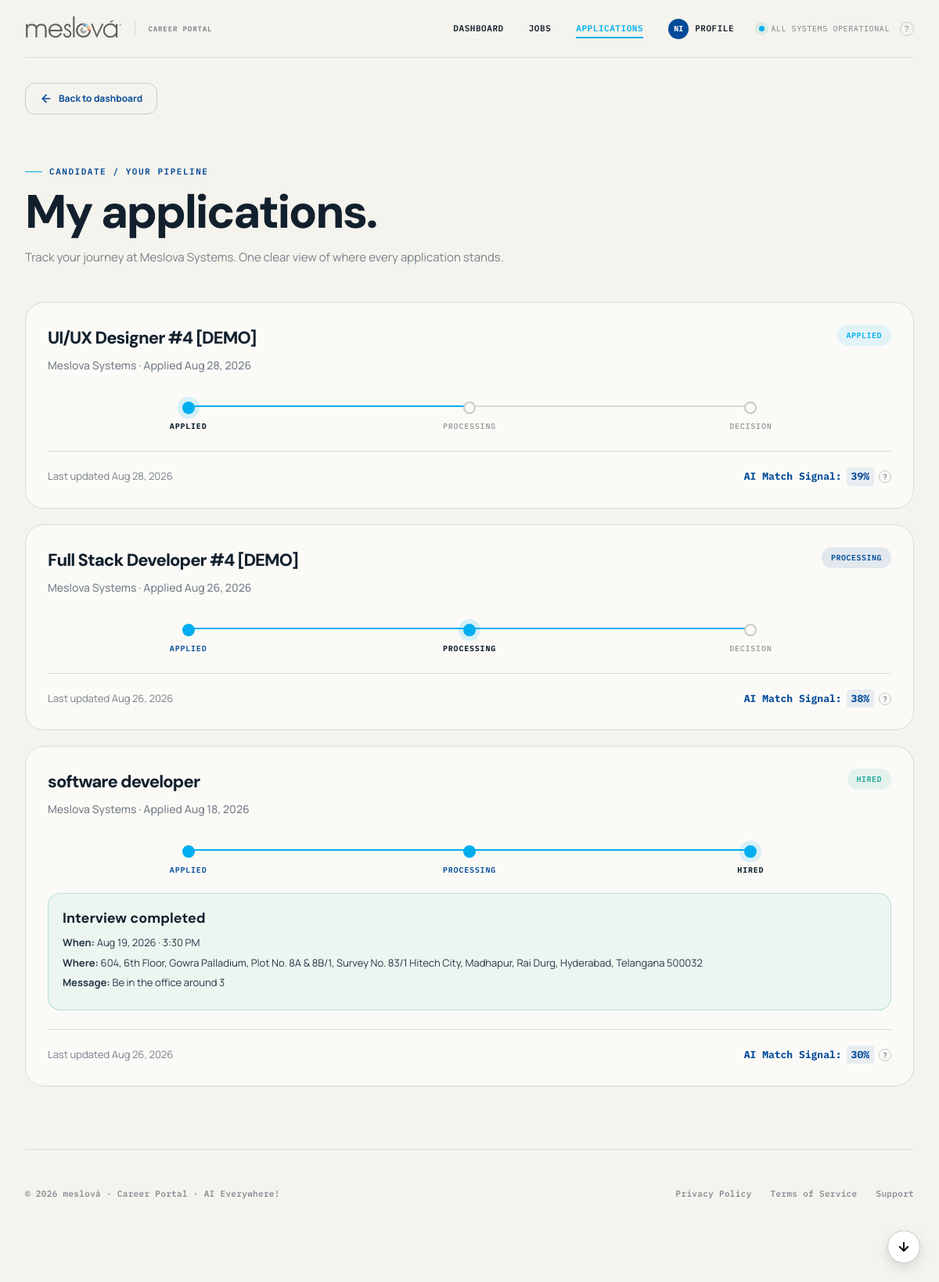
The page /candidate/applications/ (signed in) on the database its author committed.
### screening/models.py (models this page shows, shortened)
class Application(models.Model):
    STATUS_CHOICES = (
        ('applied', 'Applied'),
        ('processing', 'Processing'),
        ('rejected', 'Rejected'),
        ('hired', 'Hired'),
    )
    job = models.ForeignKey(Job, on_delete=models.CASCADE, related_name='applications')
    candidate = models.ForeignKey(UserProfile, on_delete=models.CASCADE, related_name='applications')
    resume = models.FileField(upload_to='application_resumes/')
    cover_letter = models.TextField(blank=True, null=True)
    match_score = models.FloatField(default=0.0)
    match_details = models.JSONField(blank=True, null=True)
    status = models.CharField(max_length=30, choices=STATUS_CHOICES, default='applied')
    applied_at = models.DateTimeField(auto_now_add=True)
    updated_at = models.DateTimeField(auto_now=True)

class Job(models.Model):
    STATUS_CHOICES = (
        ('open', 'Open'),
        ('closed', 'Closed'),
    )
    title = models.CharField(max_length=255)
    company = models.CharField(max_length=255)
    description = models.TextField()
    requirements = models.TextField(help_text="Key skills and requirements for matcher pipeline")
    location = models.CharField(max_length=255, blank=True, null=True)
    salary_range = models.CharField(max_length=100, blank=True, null=True)
    posted_by = models.ForeignKey(User, on_delete=models.CASCADE, related_name='posted_jobs')
    status = models.CharField(max_length=20, choices=STATUS_CHOICES, default='open')
    created_at = models.DateTimeField(auto_now_add=True)
    is_demo = models.BooleanField(default=False)

class Interview(models.Model):
    STATUS_CHOICES = (
        ('scheduled', 'Scheduled'),
        ('completed', 'Completed'),
        ('cancelled', 'Cancelled'),
    )
    application = models.ForeignKey(Application, on_delete=models.CASCADE, related_name='interviews')
    scheduled_at = models.DateTimeField()
    location = models.CharField(max_length=255, help_text="Meeting link or physical address")
    notes = models.TextField(blank=True, null=True)
    status = models.CharField(max_length=20, choices=STATUS_CHOICES, default='scheduled')
    created_at = models.DateTimeField(auto_now_add=True)

### screening/views.py (the view)
# urls.py: path("candidate/applications/", views.my_applications, name="my_applications"),
def my_applications(request): # shows the candidate's applications, newest first.
    denial = _require_role(request, 'candidate')
    if denial:
        return denial
    applications = Application.objects.filter(candidate=request.user.profile).select_related('job').prefetch_related('interviews').order_by('-applied_at')
    return render(request, 'screening/my_applications.html', {'applications': applications})

### screening/models.py (called while the page is built)
    def get_completion_percentage(self):
        score = 40
        if self.role == 'hr':
            if self.company_name: score += 20
            if self.department: score += 20
            if self.profile_picture: score += 20
        else:
            if self.headline: score += 15
            if self.skills: score += 15
            if self.resume: score += 15
            if self.employment.exists(): score += 15
        return min(score, 100)

### screening/views.py (called while the page is built)
def _require_role(request, role):
    if not request.user.is_authenticated:
        return redirect('login')
    try:
        if request.user.profile.role != role:
            return redirect('candidate_dashboard' if role == 'hr' else 'hr_dashboard')
    except UserProfile.DoesNotExist:
        return redirect('landing')
    return None

### screening/templates/screening/my_applications.html (shortened to what this page needs)
{% extends "screening/base.html" %}
{% block content %}
<a href="{% url 'candidate_dashboard' %}" class="btn-back">
  <svg viewBox="0 0 24 24" fill="none" stroke="currentColor" stroke-width="2.5" stroke-linecap="round" stroke-linejoin="round"><line x1="19" y1="12" x2="5" y2="12"></line><polyline points="12 19 5 12 12 5"></polyline></svg>
  Back to dashboard
</a>
<section class="page-head">
  <span class="eyebrow">Candidate / Your pipeline</span>
  <h1>My applications.</h1>
  <p>Track your journey at Meslova Systems. One clear view of where every application stands.</p>
</section>
{% if applications %}
  <div class="application-list">
    {% for application in applications %}
      <article class="application-card">
        <div class="card-top">
          <div>
            <h2><a href="{% url 'candidate_application_detail' application.id %}" style="color:inherit; text-decoration:none;">{{ application.job.title }}</a></h2>
            <div class="company">Meslova Systems &middot; Applied {{ application.applied_at|date:"M d, Y" }}</div>
          </div>
          <span class="status status-{{ application.status }}">{{ application.get_status_display }}</span>
        </div>
        {% with current=application.status %}
          <div class="timeline">
            <div class="step done {% if current == 'applied' %}current{% endif %}">Applied</div>
            <div class="step {% if current == 'processing' or current == 'hired' or current == 'rejected' %}done{% endif %} {% if current == 'processing' %}current{% endif %}">Processing</div>
            <div class="step {% if current == 'hired' or current == 'rejected' %}done current{% endif %}">
              {% if current == 'rejected' %}Rejected{% elif current == 'hired' %}Hired{% else %}Decision{% endif %}
            </div>
          </div>
        {% endwith %}
        {% for interview in application.interviews.all %}
          <div class="interview-card interview-{{ interview.status }}">
            <h3>Interview {{ interview.get_status_display|lower }}</h3>
            <p><strong>When:</strong> {{ interview.scheduled_at|date:"M d, Y · g:i A" }}</p>
            <p><strong>Where:</strong> {{ interview.location }}</p>
            {% if interview.notes %}<p><strong>Message:</strong> {{ interview.notes }}</p>{% endif %}
          </div>
        {% endfor %}
        <div class="application-footer">
          <span>Last updated {{ application.updated_at|date:"M d, Y" }}</span>
          <div class="score">
            AI Match Signal: <span class="score-badge">{{ application.match_score|floatformat:0 }}%</span>
            <span class="score-info" title="An automated estimate of how closely your resume matches this role's requirements - skills, experience, and education. It's one signal among several the recruiter considers, not a pass/fail grade.">?</span>
          </div>
        </div>
      </article>
    {% endfor %}
  </div>
{% else %}
  <div class="empty">
    <h3>No applications yet.</h3>
    <p>Find a role that fits and your progress will be tracked here.</p>
    <a class="btn" href="{% url 'browse_jobs' %}">Browse open jobs &rarr;</a>
  </div>
{% endif %}
{% endblock %}

### screening/templates/screening/base.html (shortened to what this page needs)
<!DOCTYPE html>
<html lang="en">
<head>
</head>
<body>
<div class="site-shell {% if request.resolver_match.url_name == 'login' or request.resolver_match.url_name == 'register' or 'password_reset' in request.resolver_match.url_name %}auth-shell{% endif %}">
<div class="wrap">
  {% if request.resolver_match.url_name != 'login' and request.resolver_match.url_name != 'register' and 'password_reset' not in request.resolver_match.url_name %}
  <header class="top">
    {% load static %}
    <a class="brand-lockup" href="{% url 'landing' %}" aria-label="meslová home" style="display: flex; align-items: center; gap: 12px; text-decoration: none;">
      <img src="{% static 'images/meslova-logo.png' %}" alt="meslová logo" style="height: 70px; width: auto; filter: invert(0.15) contrast(1.2);">
      <span style="font-family: var(--mono); font-size: 9px; font-weight: 600; color: var(--muted); letter-spacing: 0.1em; text-transform: uppercase;">Career Portal</span>
    </a>
    <div class="top-status">
      {% if not user.is_authenticated %}
        <a href="{% url 'login' %}" class="nav-link {% if request.resolver_match.url_name == 'login' %}active{% endif %}">LOGIN</a>
        <a href="{% url 'register' %}" class="nav-link {% if request.resolver_match.url_name == 'register' %}active{% endif %}">REGISTRATION</a>
      {% else %}
        {% if user.profile.role == 'hr' %}
          <a href="{% url 'hr_dashboard' %}" class="nav-link {% if request.resolver_match.url_name == 'hr_dashboard' %}active{% endif %}">DASHBOARD</a>
          <a href="{% url 'my_jobs' %}" class="nav-link {% if request.resolver_match.url_name == 'my_jobs' or request.resolver_match.url_name == 'applicant_list' or request.resolver_match.url_name == 'application_detail' %}active{% endif %}">MY JOBS</a>
          <a href="{% url 'talent_pool' %}" class="nav-link {% if request.resolver_match.url_name == 'talent_pool' or request.resolver_match.url_name == 'candidate_directory_profile' %}active{% endif %}">CANDIDATES</a>
        {% elif user.profile.role == 'candidate' %}
          <a href="{% url 'candidate_dashboard' %}" class="nav-link {% if request.resolver_match.url_name == 'candidate_dashboard' %}active{% endif %}">DASHBOARD</a>
          <a href="{% url 'browse_jobs' %}" class="nav-link {% if request.resolver_match.url_name == 'browse_jobs' or request.resolver_match.url_name == 'job_detail' %}active{% endif %}">JOBS</a>
          <a href="{% url 'my_applications' %}" class="nav-link {% if request.resolver_match.url_name == 'my_applications' %}active{% endif %}">APPLICATIONS</a>
        {% endif %}
        <div class="profile-menu-container" style="position: relative; display: inline-block; margin-right: 24px;">
          <button id="profileDropdownBtn" onclick="toggleProfileDropdown()" style="background: none; border: none; cursor: pointer; display: flex; align-items: center; gap: 8px; font: inherit; color: var(--ink); padding: 0;">
            {% if user.profile.profile_picture %}
              <img src="{{ user.profile.profile_picture.url }}" alt="Profile" style="width: 26px; height: 26px; border-radius: 50%; object-fit: cover; border: 1px solid var(--line-strong);">
            {% else %}
              <div style="width: 26px; height: 26px; border-radius: 50%; background: var(--brand-blue); color: white; display: grid; place-items: center; font-size: 10px; font-weight: 700;">{{ user.username|slice:":2"|upper }}</div>
            {% endif %}
            <span style="font-weight: 600; font-size: 11px; letter-spacing: 0.05em;">PROFILE</span>
          </button>
        </div>
      {% endif %}
      <span style="display:inline-flex; align-items:center; gap:8px; color:var(--muted); font-family:var(--mono); font-size:10px; letter-spacing:.06em; text-transform:uppercase;">
        <span style="width:7px; height:7px; border-radius:50%; background:var(--teal); box-shadow:0 0 0 5px rgba(24,169,153,.12);"></span>
        ALL SYSTEMS OPERATIONAL
        <a href="{% url 'support' %}" class="help" title="Help &amp; Support" aria-label="Help &amp; Support">?</a>
      </span>
    </div>
  </header>
  {% endif %}
  {% block content %}{% endblock %}
  {% if request.resolver_match.url_name != 'login' and request.resolver_match.url_name != 'register' and 'password_reset' not in request.resolver_match.url_name %}
  <footer style="display: flex; justify-content: space-between; align-items: center; padding: 48px 0; border-top: 1px solid var(--line); margin-top: 80px; color: var(--muted); font-size: 11px; font-weight: 500;">
    <span>&copy; 2026 meslová &middot; Career Portal &middot; AI Everywhere!</span>
    <div style="display: flex; gap: 24px;">
      <a href="{% url 'privacy_policy' %}" style="color: var(--muted); text-decoration: none;">Privacy Policy</a>
      <a href="{% url 'terms_of_service' %}" style="color: var(--muted); text-decoration: none;">Terms of Service</a>
      <a href="{% url 'support' %}" style="color: var(--muted); text-decoration: none;">Support</a>
    </div>
  </footer>
  {% endif %}
</div>
</div>
<button id="scrollBottomBtn" onclick="window.scrollTo({top: document.body.scrollHeight, behavior: 'smooth'})" aria-label="Scroll to bottom" title="Scroll to bottom" style="position: fixed; right: 24px; bottom: 24px; width: 42px; height: 42px; border-radius: 50%; background: #fff; border: 1px solid var(--line-strong); box-shadow: 0 6px 16px rgba(0,0,0,0.12); display: none; align-items: center; justify-content: center; cursor: pointer; z-index: 500; transition: opacity 0.15s ease;">
  <svg width="18" height="18" viewBox="0 0 24 24" fill="none" stroke="currentColor" stroke-width="2.5" stroke-linecap="round" stroke-linejoin="round"><line x1="12" y1="5" x2="12" y2="19"></line><polyline points="19 12 12 19 5 12"></polyline></svg>
</button>
</body>
</html>

### screening/templates/screening/base.html (style rules this page uses)
:root { --canvas: #f5f3ed; --canvas-raised: #fbfaf7; --ink: #12202d; --ink-soft: #263745; --muted: #77818a; --subtle: #9aa09f; --line: #dadbd4; --line-strong: #c7cbc6; --brand-blue: #004A99; --brand-cyan: #00AEEF; --brand-yellow: #FFD200; --brand-orange: #F7941E; --brand-red: #ED1C24; --brand-gray: #4A4A4A; --teal: var(--brand-cyan); --teal-deep: var(--brand-blue); --amber: var(--brand-orange); --panel: #13242e; --amber-soft: rgba(247, 148, 30, 0.12); --panel-raised: #1b323d; --red-flag: #bd614c; --mono: "IBM Plex Mono", "SFMono-Regular", Menlo, Consolas, monospace; --sans: "Manrope", -apple-system, BlinkMacSystemFont, "Segoe UI", sans-serif; --display: "DM Sans", var(--sans); --ease-out: cubic-bezier(.23,1,.32,1); }
* { box-sizing: border-box; }
html { scroll-behavior: smooth; }
body { margin: 0; background: var(--canvas); color: var(--ink); font-family: var(--sans); line-height: 1.5; }
a { color: inherit; }
button, input { font: inherit; }
button, a, input { -webkit-tap-highlight-color: transparent; }
.site-shell { min-height: 100vh; overflow: hidden; }
.wrap { max-width: 1240px; margin: 0 auto; padding: 0 32px 56px; }
header.top { display:flex; align-items:center; justify-content:space-between; min-height:74px; border-bottom:1px solid rgba(218,219,212,.9); }
.brand-lockup { display:inline-flex; align-items:center; gap:12px; text-decoration:none; }
.top-status { display:inline-flex; align-items:center; gap:8px; color:var(--muted); font-family:var(--mono); font-size:10px; letter-spacing:.06em; text-transform:uppercase; }
.top-status .help { width:18px; height:18px; display:grid; place-items:center; margin-left:5px; border:1px solid var(--line-strong); border-radius:50%; font-family:var(--sans); font-size:11px; color:inherit; text-decoration:none; cursor:pointer; transition: all 0.15s ease; }
.eyebrow { display:flex; align-items:center; gap:9px; color:var(--teal-deep); font-family:var(--mono); font-size:11px; font-weight:600; letter-spacing:.14em; line-height:1.3; text-transform:uppercase; }
.eyebrow::before { content:""; width:22px; height:1px; background:var(--teal); }
h1 { margin: 0; font-family:var(--display); font-size:clamp(1.6rem, 3vw, 2.2rem); font-weight:800; letter-spacing:-.065em; line-height:1.02; }
h2, h3, p { margin-top:0; }
footer { display:flex; justify-content:space-between; gap:20px; margin-top:70px; padding-top:18px; border-top:1px solid rgba(218,219,212,.9); color:var(--subtle); font-family:var(--mono); font-size:10px; letter-spacing:.03em; }
.btn-back { display: inline-flex; align-items: center; gap: 8px; padding: 10px 18px; border: 1px solid var(--line-strong); border-radius: 12px; color: var(--brand-blue); text-decoration: none; font-weight: 700; font-size: 12px; margin-top: 32px; margin-bottom: 8px; background: transparent; transition: all 0.2s var(--ease-out); }
.btn-back svg { width: 16px; height: 16px; transition: transform 0.2s var(--ease-out); }
.nav-link { text-decoration: none; margin-right: 24px; color: var(--ink); font-weight: 600; font-size: 11px; letter-spacing: 0.05em; display: flex; align-items: center; gap: 8px; transition: all 0.2s var(--ease-out); position: relative; padding: 4px 0; }
.nav-link::after { content: ""; position: absolute; bottom: 0; left: 0; width: 0; height: 2px; background: var(--brand-cyan); transition: width 0.2s var(--ease-out); }
.nav-link:hover::after, .nav-link.active::after { width: 100%; }
.nav-link.active { color: var(--brand-cyan); }

### rows shown on the page
Application: job "UI/UX Designer #4 [DEMO]", applied_at "Aug 28, 2026", status "APPLIED", shows "DECISION", updated_at "Aug 28, 2026", match_score "39"
Application: job "Full Stack Developer #4 [DEMO]", applied_at "Aug 26, 2026", status "PROCESSING", shows "DECISION", updated_at "Aug 26, 2026", match_score "38"
Application: job "software developer", applied_at "Aug 18, 2026", status "HIRED", updated_at "Aug 26, 2026", match_score "30"
Interview: status "completed", scheduled_at "Aug 19, 2026 · 3:30 PM", location "604, 6th Floor, Gowra Palladium, Plot No. 8A & 8B/1, Survey No. 83/1 Hitech City, Madhapur, Rai Durg, Hyderabad, Telangana 500032", notes "Be in the office around 3"

### other values the page prints
{{ user.username|slice:":2"|upper }} "NI"
